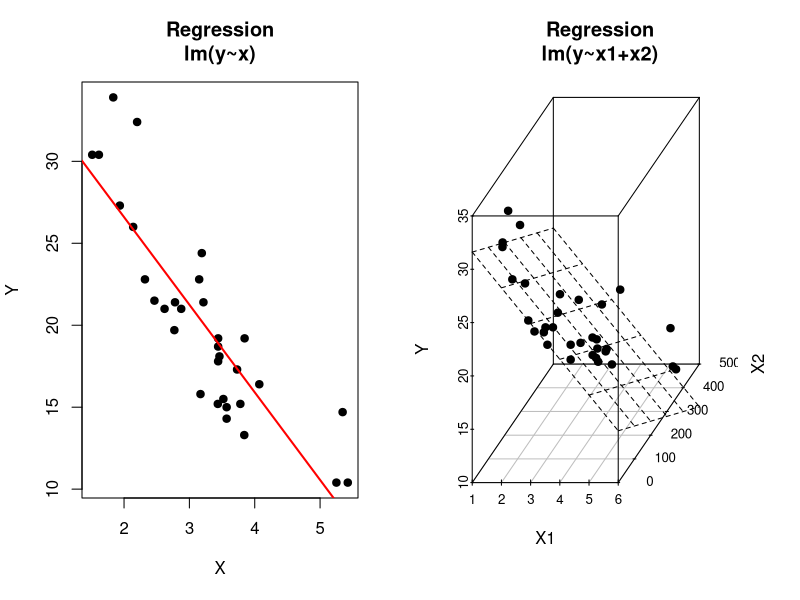

Here is the R script that generated this plot:
par(mfrow=c(1,2))

attach(mtcars)
plot(wt, mpg, main="Regression\nlm(y~x)", xlab="X", ylab="Y", pch=19)
abline(lm(mpg ~ wt), col="red", lwd=2)

library(scatterplot3d)
attach(mtcars)
s3d <- scatterplot3d(wt, disp, mpg, main="Regression\nlm(y~x1+x2)", xlab="X1", ylab="X2", zlab="Y", pch=19)
fit <- lm(mpg ~ wt + disp)
s3d$plane3d(fit)
